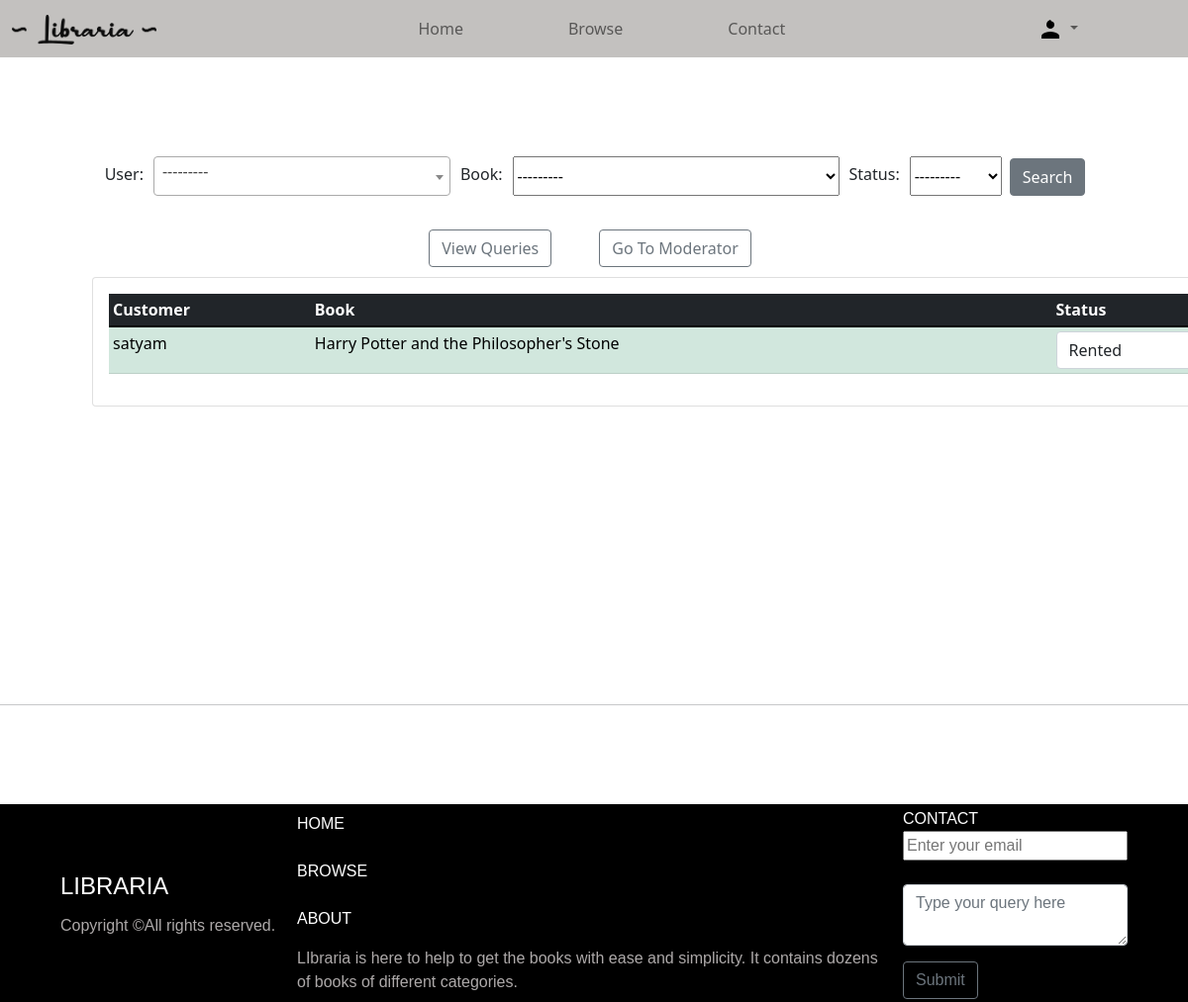
/customers/ (signed in), run on an earlier commit of the app's database.
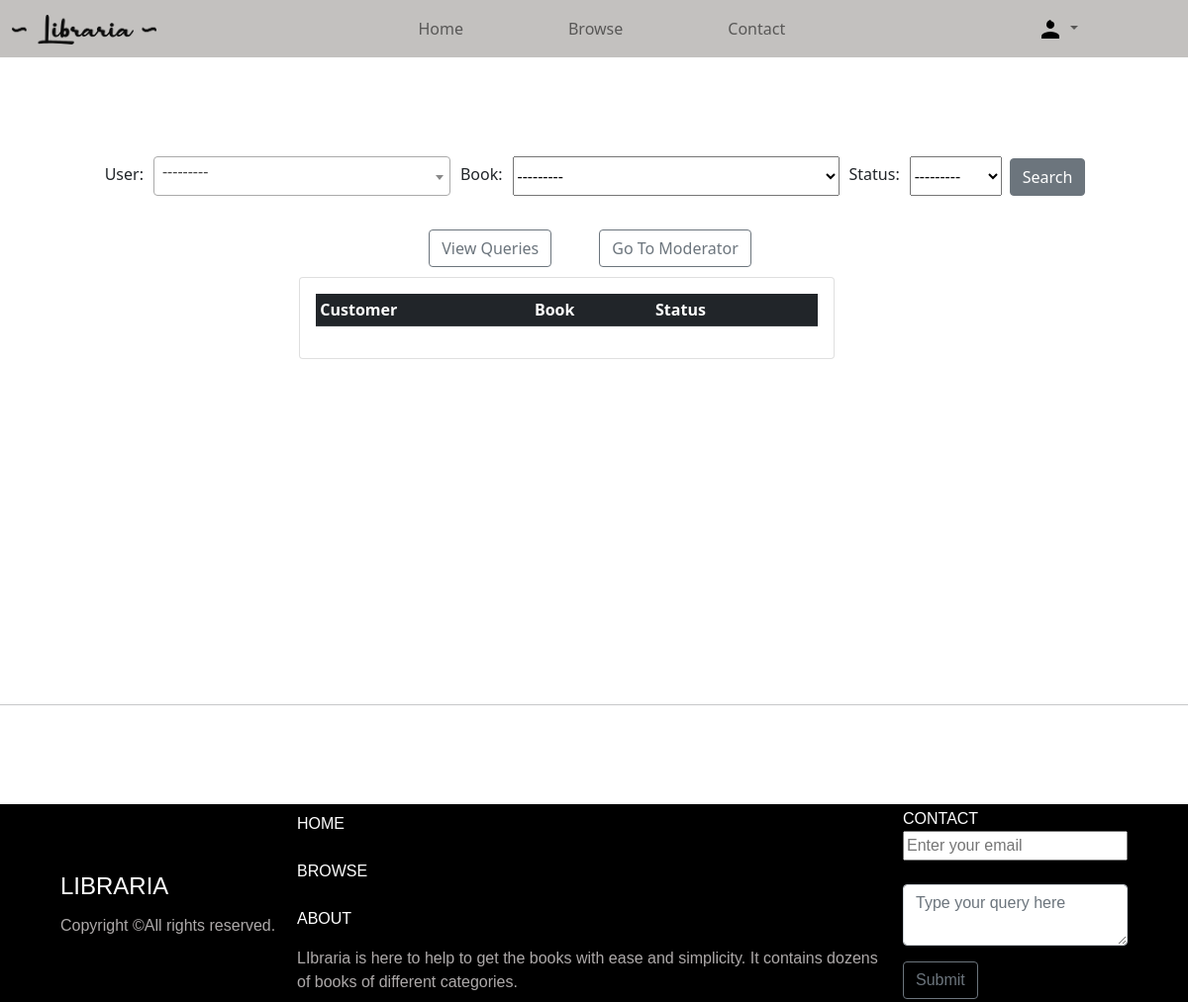
And on a later commit of the database.
### accounts/models.py (models this page shows, shortened)
class Order(models.Model):
    STATUS=(('Rented','Rented'),('Pending','Pending'),('Returned','Returned'))
    user=models.ForeignKey(User,on_delete=models.CASCADE,null=True)
    book=models.ForeignKey(Book, max_length=200, on_delete=models.SET_NULL,null=True)
    status=models.CharField(max_length=200, null=True,choices=STATUS)
    dateordered=models.DateTimeField(auto_now_add=True, null=True)

class Book(models.Model):
    name=models.CharField(max_length=200, null= True)
    category=models.ManyToManyField(Category,related_name='category')
    author=models.CharField(max_length=200,null=True)
    quantity=models.IntegerField(null=True,blank=True)
    language=models.ForeignKey(Language,on_delete=models.CASCADE,null=True,blank=True)
    dimennsions=models.CharField(max_length=100,null=True,blank=True)
    description=models.TextField(max_length=5000,null=True,blank=True)
    image=models.ImageField(default='defaultbook.png',null=True,blank=True)
    upvote=models.ManyToManyField(User,blank=True,related_name='upvote')
    downvote=models.ManyToManyField(User,blank=True,related_name='downvote')
    def __str__(self):
        return self.name

### accounts/decorators.py (the view)
        def wrap_func(request,*args, **kwargs):
            group=None
            if request.user.groups.exists():
                group=request.user.groups.all()[0].name
            if group in allowed_roles:
                return view_func(request,*args, **kwargs)
            else:
                return HttpResponse("not authorized")

### accounts/views.py (called while the page is built)
@login_required(login_url='login')
@allowedUsers(['admin'])
def customers(request):
    group_admin=Group.objects.get(name='admin')
    admin_users=User.objects.filter(groups=group_admin)
    orders=Order.objects.all().order_by('user','dateordered')
    myfilter=Orderfilter(request.GET,queryset=orders)
    orders=myfilter.qs
    context={'orders':orders,'myfilter':myfilter,'admin_users':admin_users}
    return render(request, 'accounts/customers.html',context)

### accounts/templates/accounts/customers.html (shortened to what this page needs)
{% extends 'accounts/main.html' %} {% block content %}
<br><br>
<br><br>
<form id="searchorder" action="" method="GET">
  {{myfilter.form}}
<button class="btn btn-secondary mx-2 search input" type="submit">Search</button>
</form>
<br>
<div class="btns" style="display:flex;padding: 10px; justify-content: center; align-items: center; ">
  <a href="{% url 'viewquery' %}" type="button" class="btn btn-outline-secondary me-5">View Queries</a>
  <a href="{% url 'moderator' %}" type="button" class="btn btn-outline-secondary me-2">Go To Moderator</a>
</div>
<div style="height: 52vh;justify-content: center; align-items:top; display: flex; width: 70%;">
  <div class="row" >
    <div class="col-md">
      <div class="card card-body" style="width: 230%;">
        <table class="table table-success tabble-stripped table-sm" style="justify-content: center; align-items: center; ">
          <thead class="table-dark">
            <tr>
              <th>Customer</th>
              <th>Book</th>
              <th>Status</th>
              <th></th>
            </tr>
          </thead>
          <tbody>
            {% for i in orders %}
            <tr>
              <form action="{% url 'saveorder' i.id  %}" method="POST">
                <td>{{i.user}}</td>
                <td>{{i.book.name}}</td>
                <td><select name="status" class="form-select" aria-label="Default select example">
                  <option selected>{{i.status}}</option>
                </select></td>
              </form>
            </tr>
          </tbody>
        {% endfor %}
      </table>
    </div>
  </div>
</div>
</div>
{% endblock %}

What changed in the data, as far as the page shows it:
removed Order: user "satyam", book.name "Harry Potter and the Philosopher's Stone", status "Rented"
